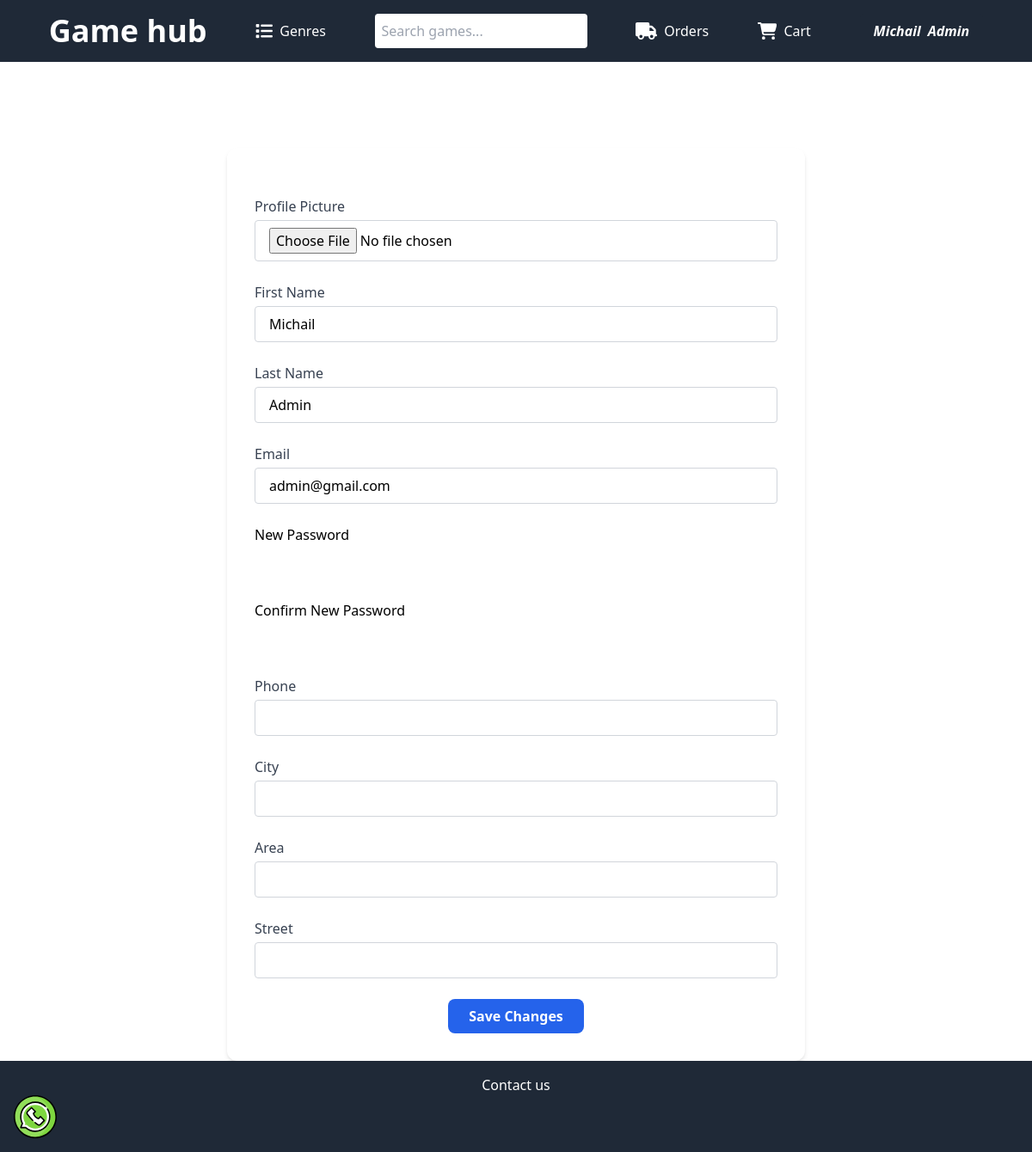
The page /accaunt/ (signed in) on the database as committed earlier.
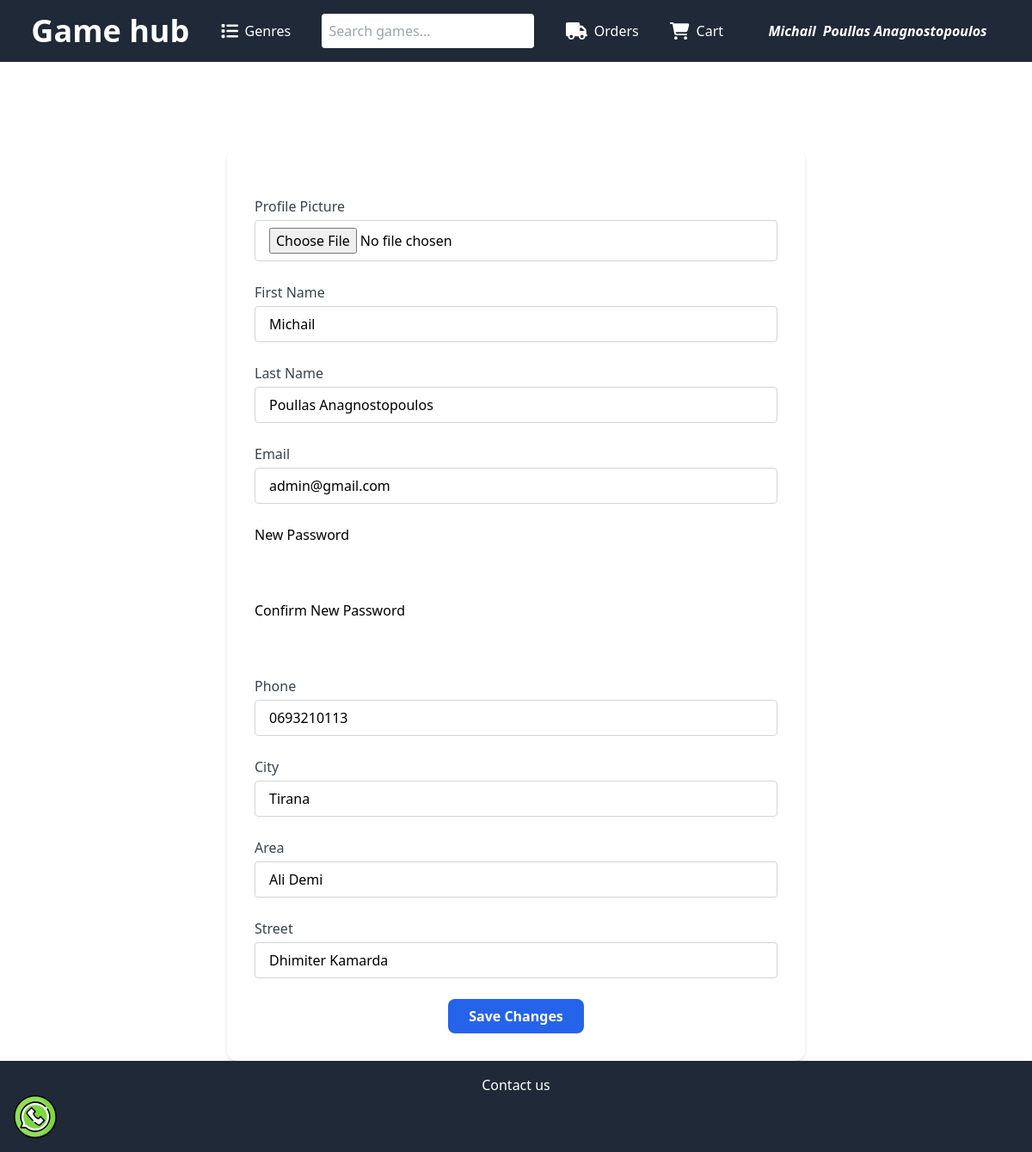
The same page on the database as committed later.
### users_auth_app/models.py (models this page shows, shortened)
class CustomUser(AbstractUser):
    email = models.EmailField(max_length=255, unique=True)
    phone_number = models.CharField(max_length=15, blank=True)
    city = models.CharField(max_length=100, blank=True)
    area = models.CharField(max_length=100, blank=True)
    street = models.CharField(max_length=100, blank=True)
    profile_picture = models.ImageField(upload_to='profile_pics/', blank=True)
    user_saved_games = models.ManyToManyField('game.Game', blank=True)
    USERNAME_FIELD = 'email'
    REQUIRED_FIELDS = ['username']

### users_auth_app/views.py (the view, shortened to what this page needs)
# urls.py: path('accaunt/', auth_views.more_details, name='accaunt'),
def more_details(request):
    if request.method == 'GET':
        return render(request, 'accaunt.html', {'user': request.user})

### users_auth_app/templates/accaunt.html (shortened to what this page needs)
{% extends 'base.html' %}
{% block content %}
<div class="max-w-2xl mx-auto mt-10">
    <h2 class="text-3xl font-bold mb-6 text-white text-center">Account Settings</h2>
    <form method="post" enctype="multipart/form-data" action="{% url 'accaunt' %}" class="bg-white p-8 rounded-xl shadow-md space-y-6">
        <div>
            <label class="block text-gray-700 font-medium mb-1">Profile Picture</label>
            <input type="file" name="profile_picture" class="w-full rounded border border-gray-300 px-4 py-2 focus:outline-none focus:ring-2 focus:ring-blue-500">
        </div>
        <div>
            <label class="block text-gray-700 font-medium mb-1">First Name</label>
            <input type="text" name="name" value="{{ user.first_name }}" class="w-full rounded border border-gray-300 px-4 py-2 focus:outline-none focus:ring-2 focus:ring-blue-500">
        </div>
        <div>
            <label class="block text-gray-700 font-medium mb-1">Last Name</label>
            <input type="text" name="last_name" value="{{ user.last_name }}" class="w-full rounded border border-gray-300 px-4 py-2 focus:outline-none focus:ring-2 focus:ring-blue-500">
        </div>
        <div>
            <label class="block text-gray-700 font-medium mb-1">Email</label>
            <input type="email" name="email" value="{{ user.email }}" class="w-full rounded border border-gray-300 px-4 py-2 focus:outline-none focus:ring-2 focus:ring-blue-500">
        </div>
        <div class="mb-4">
            <label class="block text-black">New Password</label>
            <input type="password" name="new_password" class="w-full rounded px-4 py-2 text-black">
        </div>
        <div class="mb-4">
            <label class="block text-black">Confirm New Password</label>
            <input type="password" name="confirm_new_password" class="w-full rounded px-4 py-2 text-black">
        </div>
        <div>
            <label class="block text-gray-700 font-medium mb-1">Phone</label>
            <input type="tel" name="phone_number" value="{{ user.phone_number }}" class="w-full rounded border border-gray-300 px-4 py-2 focus:outline-none focus:ring-2 focus:ring-blue-500">
        </div>
        <div>
            <label class="block text-gray-700 font-medium mb-1">City</label>
            <input type="text" name="city" value="{{ user.city }}" class="w-full rounded border border-gray-300 px-4 py-2 focus:outline-none focus:ring-2 focus:ring-blue-500">
        </div>
        <div>
            <label class="block text-gray-700 font-medium mb-1">Area</label>
            <input type="text" name="area" value="{{ user.area }}" class="w-full rounded border border-gray-300 px-4 py-2 focus:outline-none focus:ring-2 focus:ring-blue-500">
        </div>
        <div>
            <label class="block text-gray-700 font-medium mb-1">Street</label>
            <input type="text" name="street" value="{{ user.street }}" class="w-full rounded border border-gray-300 px-4 py-2 focus:outline-none focus:ring-2 focus:ring-blue-500">
        </div>
        <div class="text-center">
            <button type="submit" class="bg-blue-600 hover:bg-blue-700 text-white font-semibold px-6 py-2 rounded-lg transition duration-300">
                Save Changes
            </button>
        </div>
    </form>
</div>
{% endblock content %}

### game/templates/base.html (shortened to what this page needs)
<!DOCTYPE html>
<html lang="en">
<head>
  <script src="https://cdn.tailwindcss.com"></script>
</head>
<body>
  <nav class="bg-gray-800 text-white">
    <ul class="flex p-4 justify-evenly gap-4 items-center">
      <li><a href="{% url 'home' %}">
          <h1 class="text-4xl font-bold">Game hub</h1>
        </a></li>
      <li class="relative group">
        <a href="#" class="flex items-center gap-2">
          Genres
        </a>
      </li>
      <li>
        <form action="{% url 'home' %}" method="get" class="flex items-center justify-center">
          <input type="text" name="search" placeholder="Search games..." class="p-2 rounded text-black">
        </form>
      </li>
      <li><a href="#" class="flex items-center gap-2"> Orders</a>
      </li>
      <li><a href="{% url 'view_cart' %}" class="flex items-center gap-2"> Cart</a>
      </li>
          {% if user.is_authenticated %}
           <div class="relative group inline-block text-white">
  <div class="italic font-bold px-4 py-2 bg-gray-800 rounded-t cursor-pointer flex gap-2">
    <h4>{{ user.first_name }}</h4>
    <h4>{{ user.last_name }}</h4>
  </div>
</div>
        {% else %}
      <div class="flex gap-4">
          <li><a href="{%url 'register'%}" class="flex items-center gap-2">Register</a></li>
          /
          <li><a href="{%url 'login'%}" class="flex items-center gap-2">Login</a></li>
    </div>
      {% endif %}
    </ul>
  </nav>
  {% block content %}{% endblock content%}
  <footer class="bg-gray-800 text-white p-4 text-center">
    <div>
      <h2>Contact us</h2>
      <div><a href="https://wa.me/+355693210113?text=Hello%2C%20I%20visited%20your%20site%20and%20want%20more%20info" target="_blank">
      </a></div>
    </div>
</body>
</html>

Rows that differ between the two databases and show on the page:
changed CustomUser "Michail": last_name "Admin" → "Poullas Anagnostopoulos"; phone_number (not shown) → "0693210113"; city (not shown) → "Tirana"; area (not shown) → "Ali Demi"; street (not shown) → "Dhimiter Kamarda"
